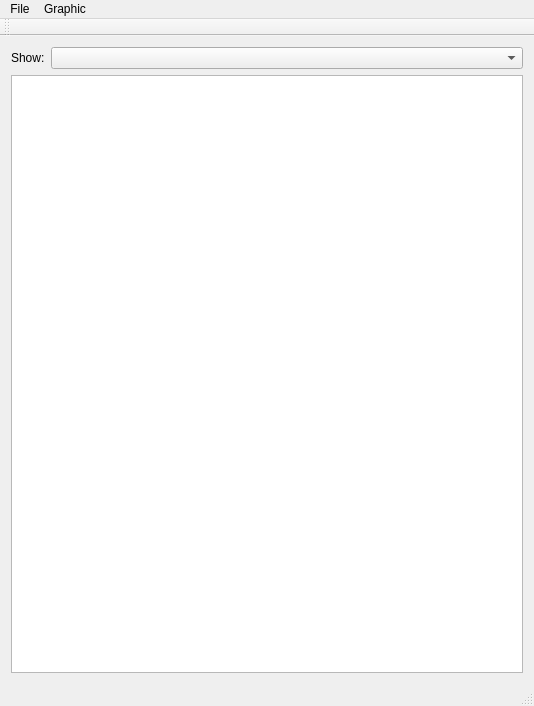
<?xml version="1.0" encoding="UTF-8"?>
<ui version="4.0">
 <class>MainWindow</class>
 <widget class="QMainWindow" name="MainWindow">
  <property name="geometry">
   <rect>
    <x>0</x>
    <y>0</y>
    <width>534</width>
    <height>706</height>
   </rect>
  </property>
  <property name="windowTitle">
   <string>QuickCG Client</string>
  </property>
  <property name="unifiedTitleAndToolBarOnMac">
   <bool>true</bool>
  </property>
  <widget class="QWidget" name="centralWidget">
   <layout class="QGridLayout" name="gridLayout">
    <item row="1" column="0" colspan="2">
     <widget class="QTreeView" name="m_graphicTreeView">
      <property name="editTriggers">
       <set>QAbstractItemView::NoEditTriggers</set>
      </property>
      <property name="rootIsDecorated">
       <bool>false</bool>
      </property>
      <property name="headerHidden">
       <bool>true</bool>
      </property>
      <attribute name="headerVisible">
       <bool>false</bool>
      </attribute>
     </widget>
    </item>
    <item row="0" column="0">
     <widget class="QLabel" name="label">
      <property name="text">
       <string>Show:</string>
      </property>
     </widget>
    </item>
    <item row="0" column="1">
     <widget class="QComboBox" name="m_showCombo">
      <property name="sizePolicy">
       <sizepolicy hsizetype="MinimumExpanding" vsizetype="Fixed">
        <horstretch>0</horstretch>
        <verstretch>0</verstretch>
       </sizepolicy>
      </property>
     </widget>
    </item>
   </layout>
  </widget>
  <widget class="QMenuBar" name="menuBar">
   <property name="geometry">
    <rect>
     <x>0</x>
     <y>0</y>
     <width>534</width>
     <height>21</height>
    </rect>
   </property>
   <widget class="QMenu" name="menuFile">
    <property name="title">
     <string>File</string>
    </property>
    <addaction name="actionConnect"/>
    <addaction name="actionDisconnect"/>
    <addaction name="separator"/>
    <addaction name="actionNewShow"/>
    <addaction name="actionRemoveShow"/>
    <addaction name="separator"/>
    <addaction name="actionQuit"/>
   </widget>
   <widget class="QMenu" name="menuGraphic">
    <property name="title">
     <string>Graphic</string>
    </property>
    <addaction name="actionNewGraphic"/>
    <addaction name="separator"/>
    <addaction name="actionEditGraphic"/>
    <addaction name="actionRemoveGraphic"/>
   </widget>
   <addaction name="menuFile"/>
   <addaction name="menuGraphic"/>
  </widget>
  <widget class="QToolBar" name="mainToolBar">
   <attribute name="toolBarArea">
    <enum>TopToolBarArea</enum>
   </attribute>
   <attribute name="toolBarBreak">
    <bool>false</bool>
   </attribute>
  </widget>
  <widget class="QStatusBar" name="statusBar"/>
  <action name="actionQuit">
   <property name="text">
    <string>Quit</string>
   </property>
   <property name="shortcut">
    <string>Ctrl+Q</string>
   </property>
  </action>
  <action name="actionConnect">
   <property name="text">
    <string>Connect</string>
   </property>
  </action>
  <action name="actionDisconnect">
   <property name="text">
    <string>Disconnect</string>
   </property>
  </action>
  <action name="actionNewGraphic">
   <property name="text">
    <string>New...</string>
   </property>
   <property name="shortcut">
    <string>Ctrl+N</string>
   </property>
  </action>
  <action name="actionEditGraphic">
   <property name="text">
    <string>Edit...</string>
   </property>
  </action>
  <action name="actionRemoveGraphic">
   <property name="text">
    <string>Remove</string>
   </property>
   <property name="shortcut">
    <string>Backspace</string>
   </property>
  </action>
  <action name="actionNewShow">
   <property name="text">
    <string>New Show...</string>
   </property>
  </action>
  <action name="actionRemoveShow">
   <property name="text">
    <string>Remove Show</string>
   </property>
  </action>
 </widget>
 <layoutdefault spacing="6" margin="11"/>
 <resources/>
 <connections/>
</ui>
